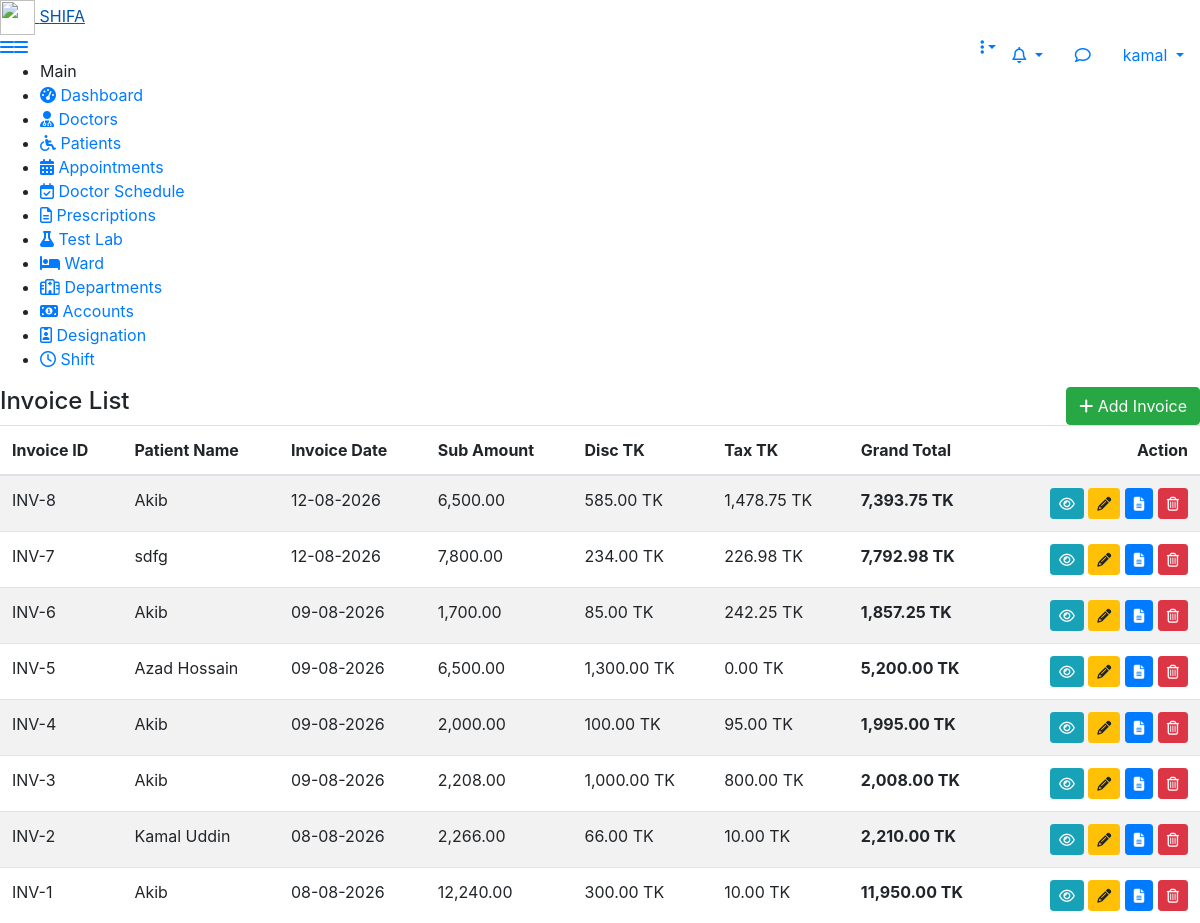
The page /invoices/invoice_list.php (signed in) on the database as committed earlier.
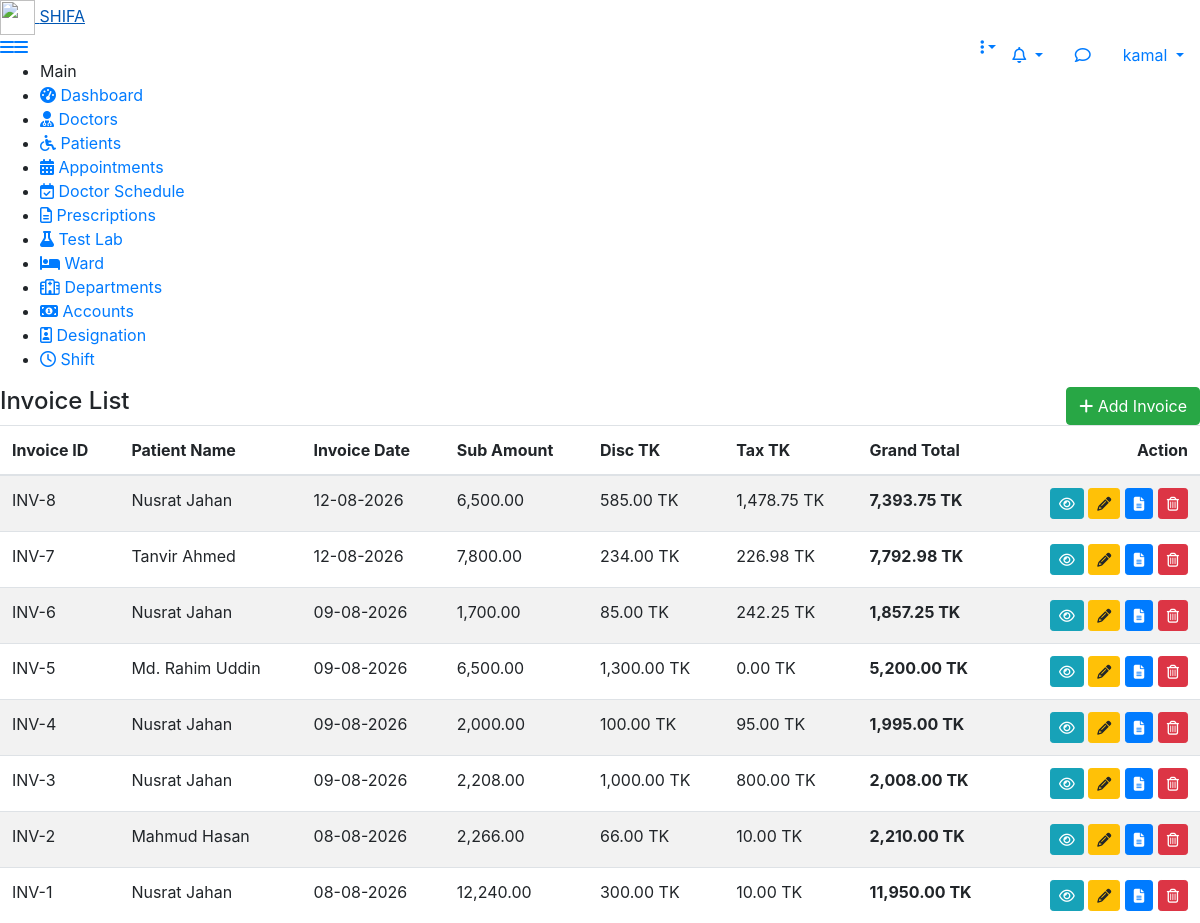
The same page on the database as committed later.
### tables this page shows
CREATE TABLE `invoices` (
  `id` int(11) NOT NULL,
  `patient_id` int(11) NOT NULL,
  `sub_amount` decimal(10,2) DEFAULT 0.00,
  `discount` decimal(10,2) DEFAULT 0.00,
  `tax` decimal(10,2) DEFAULT 0.00,
  `paid_amount` decimal(10,2) NOT NULL DEFAULT 0.00,
  `due_amount` decimal(10,2) NOT NULL DEFAULT 0.00,
  `payment_status` varchar(50) NOT NULL DEFAULT 'Due',
  `deleted_at` timestamp NULL DEFAULT NULL,
  `invoice_date` date NOT NULL,
  `status` int(11) DEFAULT 1 COMMENT '1=Active, 0=Deleted'
);

CREATE TABLE `patients` (
  `id` int(11) NOT NULL,
  `name` varchar(100) DEFAULT NULL,
  `gender` int(3) DEFAULT NULL COMMENT '1=male,2=female,3=others',
  `age` int(2) DEFAULT NULL,
  `blood_group` int(6) DEFAULT NULL,
  `phone` varchar(20) DEFAULT NULL,
  `email` varchar(100) DEFAULT NULL,
  `address` varchar(200) DEFAULT NULL,
  `discount_percent` decimal(5,2) DEFAULT 0.00,
  `emergency_contact` varchar(20) DEFAULT NULL,
  `created_at` timestamp NOT NULL DEFAULT current_timestamp(),
  `updated_at` timestamp NOT NULL DEFAULT current_timestamp() ON UPDATE current_timestamp(),
  `deleted_at` datetime DEFAULT NULL,
  `created_by` int(11) DEFAULT NULL,
  `updated_by` int(11) DEFAULT NULL
);

### invoices/invoice_list.php (the view, shortened to what this page needs)
<?php require_once "../component/header.php"; ?>
<?php require_once "../component/sidebar.php"; ?>
<?php $conn = $crud->conn; ?>
<div class="page-wrapper">
    <div class="content">
        <div class="row">
            <div class="col-sm-4 col-3">
                <h4 class="page-title">Invoice List</h4>
            </div>
            <div class="col-sm-8 col-9 text-right m-b-20">
                <a href="invoices.php" class="btn btn-success btn-rounded"><i class="fa fa-plus"></i> Add Invoice</a>
            </div>
        </div>
        <div class="row">
            <div class="col-md-12">
                <div class="card-box">
                    <div class="table-responsive">
                        <table class="table table-striped custom-table mb-0 datatable">
                            <thead>
                                <tr>
                                    <th>Invoice ID</th>
                                    <th>Patient Name</th>
                                    <th>Invoice Date</th>
                                    <th>Sub Amount</th>
                                    <th>Disc TK</th>
                                    <th>Tax TK</th>
                                    <th>Grand Total</th>
                                    <th class="text-right">Action</th>
                                </tr>
                            </thead>
                            <tbody>
                                <?php
                                $result = $conn->query("SELECT i.*, p.name as patient_name FROM invoices i
                                                        LEFT JOIN patients p ON i.patient_id = p.id
                                                        WHERE i.status=1 ORDER BY i.id DESC");
                                if($result && $result->num_rows > 0){
                                    while($row = $result->fetch_object()){
                                        $grand_total = ($row->sub_amount - $row->discount) + $row->tax;
                                ?>
                                <tr>
                                    <td>INV-<?php echo $row->id; ?></td>
                                    <td><?php echo $row->patient_name; ?></td>
                                    <td><?php echo date('d-m-Y', strtotime($row->invoice_date)); ?></td>
                                    <td><?php echo number_format($row->sub_amount, 2); ?></td>
                                    <td><?php echo number_format($row->discount, 2); ?> TK</td>
                                    <td><?php echo number_format($row->tax, 2); ?> TK</td>
                                    <td><b><?php echo number_format($grand_total, 2); ?> TK</b></td>
                                    <td class="text-right">
                                        <a href="invoices.php?id=<?php echo $row->id; ?>" class="btn btn-sm btn-info" title="View/Print">
                                            <i class="fa fa-eye"></i>
                                        </a>
                                        <a href="invoices.php?edit_id=<?php echo $row->id; ?>" class="btn btn-sm btn-warning" title="Edit">
                                            <i class="fa fa-pencil"></i>
                                        </a>
                                        <a href="invoice_view.php?id=<?php echo $row->id; ?>" class="btn btn-sm btn-primary" title="Details">
                                            <i class="fa fa-file-text"></i>
                                        </a>
                                        <a href="invoice_list.php?delete_id=<?php echo $row->id; ?>" onclick="return confirm('Are you sure to delete this invoice?')" class="btn btn-sm btn-danger" title="Delete">
                                            <i class="fa fa-trash-o"></i>
                                        </a>
                                    </td>
                                </tr>
                                <?php
                                    }
                                } else {
                                ?>
                                <tr><td colspan="9" class="text-center">No Invoice Found</td></tr>
                                <?php
                                }
                                ?>
                            </tbody>
                        </table>
                    </div>
                </div>
            </div>
        </div>
    </div>
</div>
<?php require_once "../component/footer.php" ?>

Rows that differ between the two databases and show on the page:
changed through a linked row, invoices id 8: patient.name "Akib" → "Nusrat Jahan"
changed through a linked row, invoices id 7: patient.name "sdfg" → "Tanvir Ahmed"
changed through a linked row, invoices id 6: patient.name "Akib" → "Nusrat Jahan"
changed through a linked row, invoices id 5: patient.name "Azad Hossain" → "Md. Rahim Uddin"
changed through a linked row, invoices id 4: patient.name "Akib" → "Nusrat Jahan"
changed through a linked row, invoices id 3: patient.name "Akib" → "Nusrat Jahan"
changed through a linked row, invoices id 2: patient.name "Kamal Uddin" → "Mahmud Hasan"
changed through a linked row, invoices id 1: patient.name "Akib" → "Nusrat Jahan"
